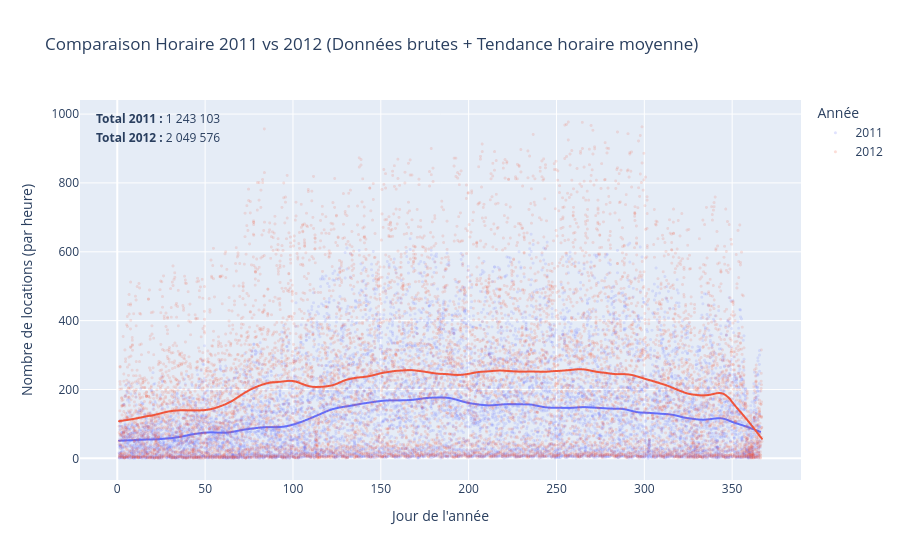

The cell this chart's notebook holds for it:
### Markdown cell above
- La série temporelle principale montre sur l'ensemble de la période une tendance croissante. On a des pics saisonniers généralement pendant les périodes hors-hiver (pics de demande pendant les mois plus chauds et des creux pendant les mois plus froids). On va analyser la série plus en détail par la suite. 
- L'année 2012 semble avoir plus de volume de demande que l'année 2011.
- En regardant, sur une semaine et donc les jours, on voit des pics hauts généralement en matinée (entre 5h et 8h problablement pour aller au travail les jours ouvrés et entre 17h et 19h pour rentrer ). Le traffic est un peu moindre les week-ends.

### Code cell
# Les 2 années en comparaison directe sont différentes ?
df['day_of_year'] = df.index.dayofyear + (df.index.hour / 24.0) 
df['Année'] = df.index.year.astype(str)

# Calcul des totaux 
total_2011 = df[df['Année'] == '2011']['cnt'].sum()
total_2012 = df[df['Année'] == '2012']['cnt'].sum()
# Graphique avec les 2 années et les tendances
fig = px.scatter(df, 
                 x='day_of_year', 
                 y='cnt', 
                 color='Année',
                 title="Comparaison Horaire 2011 vs 2012 (Données brutes + Tendance horaire moyenne)",
                 trendline="lowess", 
                 trendline_options=dict(frac=0.1), 
                 opacity=0.15)

fig.update_traces(marker=dict(size=3))
fig.update_layout(
    xaxis_title="Jour de l'année", 
    yaxis_title="Nombre de locations (par heure)"
)
# Affichage des totaux sur le graphique
# Annotation pour 2011
fig.add_annotation(
    x=0.02, y=0.98, xref="paper", yref="paper", # Position relative (Haut Gauche)
    text=f"<b>Total 2011 :</b> {total_2011:,.0f}".replace(',', ' '), # Formatage 1 234 567
    showarrow=False
)
# Annotation pour 2012
fig.add_annotation(
    x=0.02, y=0.93, xref="paper", yref="paper", # Juste en dessous
    text=f"<b>Total 2012 :</b> {total_2012:,.0f}".replace(',', ' '),
    showarrow=False
)

fig.show()

### Figure 1 — Plotly figure (JSON) as saved in the notebook; plotly's stock layout.template omitted (floating-point values rounded to 4 significant figures; data arrays with more than 128 entries replaced by an {"elided": "..."} marker saying what was removed)
{"data": [{"hovertemplate": "Année=2011<br>day_of_year=%{x}<br>cnt=%{y}<extra></extra>", "legendgroup": "2011", "marker": {"color": "#636efa", "opacity": 0.15, "size": 3, "symbol": "circle"}, "mode": "markers", "name": "2011", "showlegend": true, "type": "scattergl", "x": {"elided": "8645 float values"}, "xaxis": "x", "y": {"elided": "8645 int values"}, "yaxis": "y"}, {"hovertemplate": "<b>LOWESS trendline</b><br><br>Année=2011<br>day_of_year=%{x}<br>cnt=%{y} <b>(trend)</b><extra></extra>", "legendgroup": "2011", "marker": {"color": "#636efa", "size": 3, "symbol": "circle"}, "mode": "lines", "name": "2011", "showlegend": false, "type": "scattergl", "x": {"elided": "8645 float values"}, "xaxis": "x", "y": {"elided": "8645 float values"}, "yaxis": "y"}, {"hovertemplate": "Année=2012<br>day_of_year=%{x}<br>cnt=%{y}<extra></extra>", "legendgroup": "2012", "marker": {"color": "#EF553B", "opacity": 0.15, "size": 3, "symbol": "circle"}, "mode": "markers", "name": "2012", "showlegend": true, "type": "scattergl", "x": {"elided": "8734 float values"}, "xaxis": "x", "y": {"elided": "8734 int values"}, "yaxis": "y"}, {"hovertemplate": "<b>LOWESS trendline</b><br><br>Année=2012<br>day_of_year=%{x}<br>cnt=%{y} <b>(trend)</b><extra></extra>", "legendgroup": "2012", "marker": {"color": "#EF553B", "size": 3, "symbol": "circle"}, "mode": "lines", "name": "2012", "showlegend": false, "type": "scattergl", "x": {"elided": "8734 float values"}, "xaxis": "x", "y": {"elided": "8734 float values"}, "yaxis": "y"}], "layout": {"annotations": [{"showarrow": false, "text": "<b>Total 2011 :</b> 1 243 103", "x": 0.02, "xref": "paper", "y": 0.98, "yref": "paper"}, {"showarrow": false, "text": "<b>Total 2012 :</b> 2 049 576", "x": 0.02, "xref": "paper", "y": 0.93, "yref": "paper"}], "legend": {"title": {"text": "Année"}, "tracegroupgap": 0}, "title": {"text": "Comparaison Horaire 2011 vs 2012 (Données brutes + Tendance horaire moyenne)"}, "xaxis": {"anchor": "y", "domain": [0, 1], "title": {"text": "Jour de l'année"}}, "yaxis": {"anchor": "x", "domain": [0, 1], "title": {"text": "Nombre de locations (par heure)"}}}}
